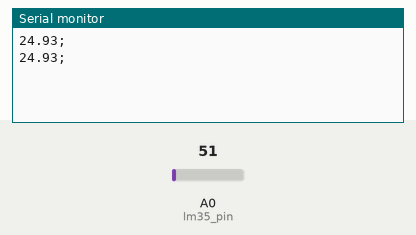
Simulated run of this sketch. Board: Arduino Uno, built with avr-gcc and run on an emulated ATmega328P. Shown: the last lines printed to the serial monitor. The inputs (shaded band) are chosen by the test bench; at power-on: A0 (lm35_pin) = 51.

Above: at 1.8 s.
1.9 s: A0 (lm35_pin) set to 61
At 2.4 s:
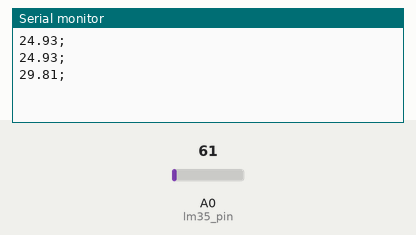
3.4 s: A0 (lm35_pin) set to 71
At 4.8 s:
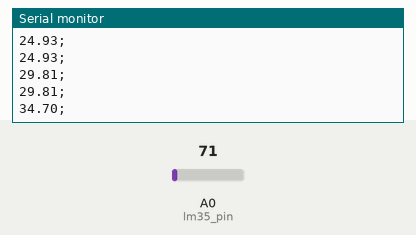
Timing chart, 0 to 6.4 s (numbered marks = the images above; inputs shaded):
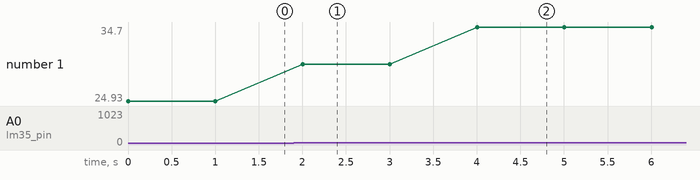

The sketch:

cerveja.ino
```cpp
float lm35Lavagem;
float lm35Secagem1;
float lm35Secagem2;
float lm35Secagem3;
float lm35Moagem ;
float lm35Trituramento1;
float lm35Trituramento2;
float lm35Trituramento3;
float lm35Fermentacao;
float lm35Resfriamento1;
float lm35Resfriamento2;
float lm35Resfriamento3;
float lm35Maturacao;
float lm35Engarrafamento;
float lm35Consumo;

int lm35_pin = A0, leitura_lm35 = 0;
float temperatura;
int switch_pin = 7;
void setup()
{
Serial.begin(9600);
pinMode(switch_pin, INPUT);
}
void loop()
{
leitura_lm35 = analogRead(lm35_pin);
temperatura = leitura_lm35 * (5.0/1023) * 100;
lm35Lavagem = temperatura*1.02354145 + 11.9282513;
lm35Secagem1 = temperatura*1.02354145 + 33.9866941;
lm35Secagem2 = temperatura*1.02354145 + 43.98;
lm35Secagem3 = temperatura*1.02354145 + 73.986694;
lm35Moagem = temperatura*1.02354145 + 40.986694;
lm35Trituramento1 = temperatura*1.02354145 +8.9866941;
lm35Trituramento2 = temperatura*1.02354145 + 38.9866941;
lm35Trituramento3 = temperatura*1.02354145 - 8.0133059;
lm35Resfriamento1 =  temperatura*1.02354145 - 13.0133059;
lm35Resfriamento2 = temperatura*1.02354145 - 8.0133059;
lm35Resfriamento3 = temperatura*1.02354145 + 38.9866941;
lm35Maturacao = temperatura*1.02354145 + 38.9866941;
lm35Engarrafamento = temperatura*1.02354145 + 8.9866941;
lm35Consumo = temperatura*1.02354145 - 15.013306;
Serial.print(temperatura);
Serial.println(";");

delay(1000);
}
```

Measured:
- after the input at 1.9 s, the serial monitor: prints a new line after 0.10 s (image 1)
- after the input at 3.4 s, the serial monitor: prints a new line after 0.60 s (image 2)
- plotted number 1: 24.93 → 29.81 after the input at 1.9 s, 29.81 → 34.7 after the input at 3.4 s
